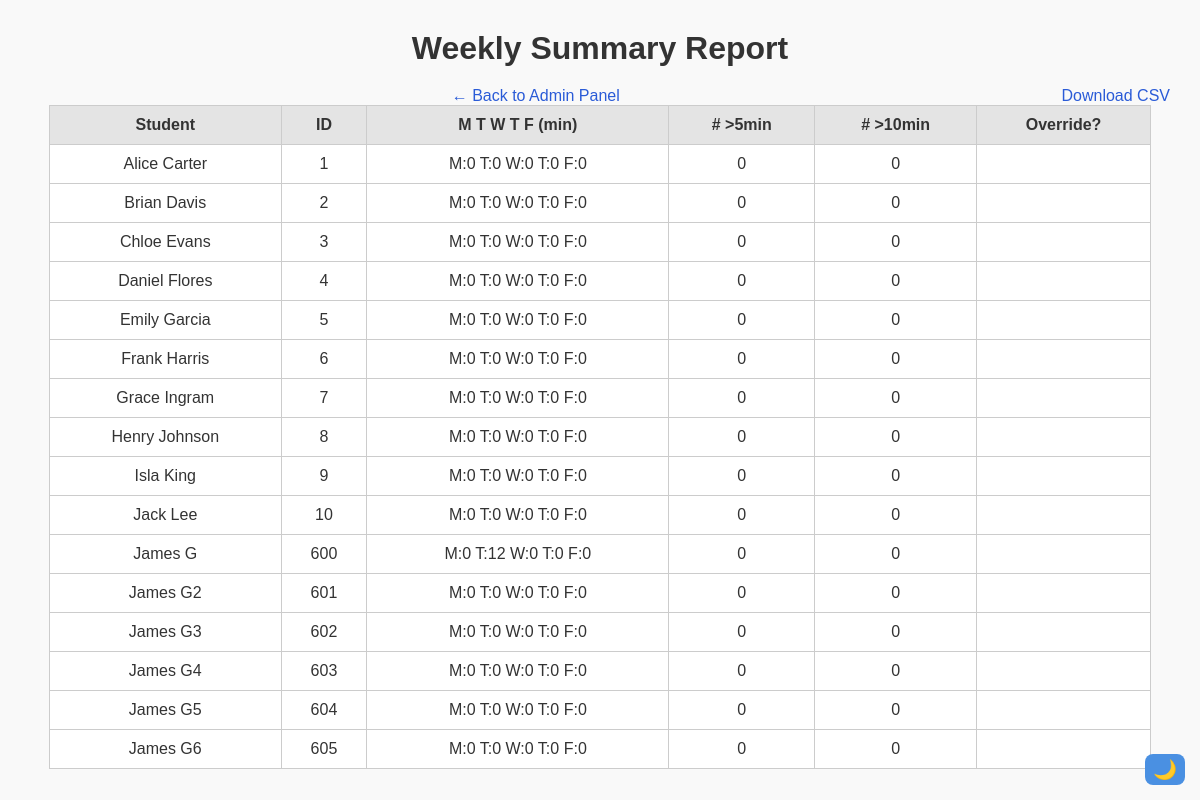
Page /admin_weekly_summary (signed in) on the committed database.
### src/models.py (models this page shows)
class Student(db.Model):
    __tablename__ = "students"
    student_id       = db.Column(db.String, primary_key=True)           # student ID
    name     = db.Column(db.String(100), nullable=False)
    passes   = db.relationship("Pass",        backref="student", lazy=True)
    audits   = db.relationship("AuditLog",    backref="student", lazy=True)
    periods  = db.relationship("StudentPeriod", backref="student", lazy=True)

### src/routes/admin.py (the view)
@admin_bp.route('/admin_weekly_summary')
def admin_weekly_summary():
    if not session.get('logged_in'):
        return redirect(url_for('auth.admin_login'))
    DAYS = ["Monday", "Tuesday", "Wednesday", "Thursday", "Friday"]
    report_data = []
    for stu in Student.query.all():
        records = Pass.query.filter_by(student_id=stu.student_id).all()
        day_totals = {d: 0 for d in DAYS}
        over_5 = sum(1 for r in records if (r.total_pass_time or 0) > 300)
        over_10 = sum(1 for r in records if (r.total_pass_time or 0) > 600)
        used_override = any(r.is_override for r in records)
        for r in records:
            dname = r.date.strftime('%A')
            if dname in day_totals:
                day_totals[dname] += r.total_pass_time or 0
        weekly = ' '.join(f"{d[0]}:{day_totals[d]//60}" for d in DAYS)
        report_data.append({
            "student_name"      : stu.name,
            "student_id"        : stu.student_id,
            "weekly_report"     : weekly,
            "passes_over_5_min" : over_5,
            "passes_over_10_min": over_10,
            "used_override"     : "✔️" if used_override else ""
        })
    return render_template('admin_weekly_summary.html', report_data=report_data)

### src/routes/auth.py (called while the page is built)
@auth_bp.before_app_request
def enforce_session_timeout():
    session.permanent = True
    current_app.permanent_session_lifetime = timedelta(
        minutes=SESSION_TIMEOUT_MIN
    )

### templates/admin_weekly_summary.html (shortened to what this page needs)
<!DOCTYPE html>
<html>
<head>
  <link rel="stylesheet" href="{{ url_for('static', filename='css/style.css') }}">
</head>
<body>
  <h1>Weekly Summary Report</h1>
  <a href="{{ url_for('admin.admin_view') }}">← Back to Admin Panel</a>
  <a href="{{ url_for('report.admin_report_csv') }}" style="float:right;">Download CSV</a>
  <table>
    <thead>
      <tr>
        <th>Student</th><th>ID</th><th>M T W T F (min)</th>
        <th># >5min</th><th># >10min</th><th>Override?</th>
      </tr>
    </thead>
    <tbody>
    {% for row in report_data %}
      <tr>
        <td>{{ row.student_name }}</td>
        <td>{{ row.student_id }}</td>
        <td>{{ row.weekly_report }}</td>
        <td>{{ row.passes_over_5_min }}</td>
        <td>{{ row.passes_over_10_min }}</td>
        <td>{{ row.used_override }}</td>
      </tr>
    {% endfor %}
    </tbody>
  </table>
</body>
</html>

### static/css/style.css (style rules this page uses)
:root { --bg: #f9f9f9; --text: #333; --card-bg: white; --link: #2a5bd7; --link-hover: #1e40af; --btn-bg: #4a90e2; --btn-hover: #357ab8; --border: #ccc; --error: red; --table-header: #e4e4e4; }
body { font-family: Arial, sans-serif; margin: 0; padding: 20px; background: var(--bg); color: var(--text); text-align: center; }
h1, h2 { margin-top: 10px; margin-bottom: 20px; color: var(--text); }
a { color: var(--link); text-decoration: none; margin: 0 10px; }
table { margin: auto; border-collapse: collapse; width: 95%; background: var(--card-bg); }
th, td { border: 1px solid var(--border); padding: 10px; text-align: center; vertical-align: middle; }
th { background: var(--table-header); }

### rows in the picture
Student: student_name "Alice Carter", student_id "1", weekly_report "M:0 T:0 W:0 T:0 F:0", passes_over_5_min "0", passes_over_10_min "0"
Student: student_name "Brian Davis", student_id "2", weekly_report "M:0 T:0 W:0 T:0 F:0", passes_over_5_min "0", passes_over_10_min "0"
Student: student_name "Chloe Evans", student_id "3", weekly_report "M:0 T:0 W:0 T:0 F:0", passes_over_5_min "0", passes_over_10_min "0"
Student: student_name "Daniel Flores", student_id "4", weekly_report "M:0 T:0 W:0 T:0 F:0", passes_over_5_min "0", passes_over_10_min "0"
Student: student_name "Emily Garcia", student_id "5", weekly_report "M:0 T:0 W:0 T:0 F:0", passes_over_5_min "0", passes_over_10_min "0"
Student: student_name "Frank Harris", student_id "6", weekly_report "M:0 T:0 W:0 T:0 F:0", passes_over_5_min "0", passes_over_10_min "0"
Student: student_name "Grace Ingram", student_id "7", weekly_report "M:0 T:0 W:0 T:0 F:0", passes_over_5_min "0", passes_over_10_min "0"
Student: student_name "Henry Johnson", student_id "8", weekly_report "M:0 T:0 W:0 T:0 F:0", passes_over_5_min "0", passes_over_10_min "0"
Student: student_name "Isla King", student_id "9", weekly_report "M:0 T:0 W:0 T:0 F:0", passes_over_5_min "0", passes_over_10_min "0"
Student: student_name "Jack Lee", student_id "10", weekly_report "M:0 T:0 W:0 T:0 F:0", passes_over_5_min "0", passes_over_10_min "0"
Student: student_name "James G", student_id "600", weekly_report "M:0 T:12 W:0 T:0 F:0", passes_over_5_min "0", passes_over_10_min "0"
Student: student_name "James G2", student_id "601", weekly_report "M:0 T:0 W:0 T:0 F:0", passes_over_5_min "0", passes_over_10_min "0"
Student: student_name "James G3", student_id "602", weekly_report "M:0 T:0 W:0 T:0 F:0", passes_over_5_min "0", passes_over_10_min "0"
Student: student_name "James G4", student_id "603", weekly_report "M:0 T:0 W:0 T:0 F:0", passes_over_5_min "0", passes_over_10_min "0"
Student: student_name "James G5", student_id "604", weekly_report "M:0 T:0 W:0 T:0 F:0", passes_over_5_min "0", passes_over_10_min "0"
Student: student_name "James G6", student_id "605", weekly_report "M:0 T:0 W:0 T:0 F:0", passes_over_5_min "0", passes_over_10_min "0"
